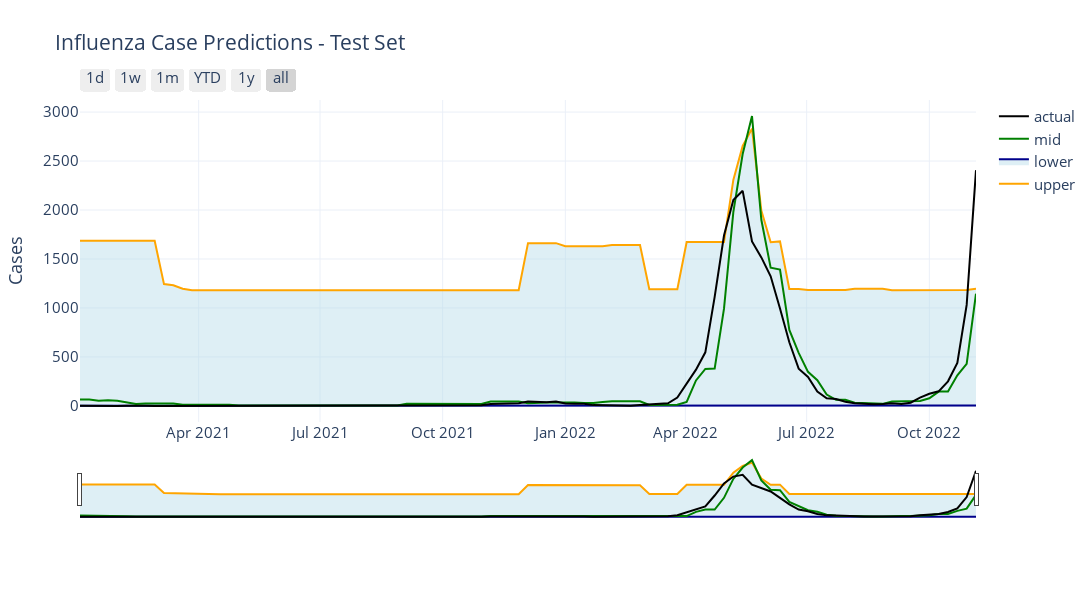

Notebook source saved alongside this figure:
### Code cell
# plt.figure()
# plt.plot(predictions_train)
# plt.plot(predictions_test)

plot_intervals(predictions=predictions_test, start="2020-10-03", stop="2022-12-03", mid=True, title='Influenza Case Predictions - Test Set')
